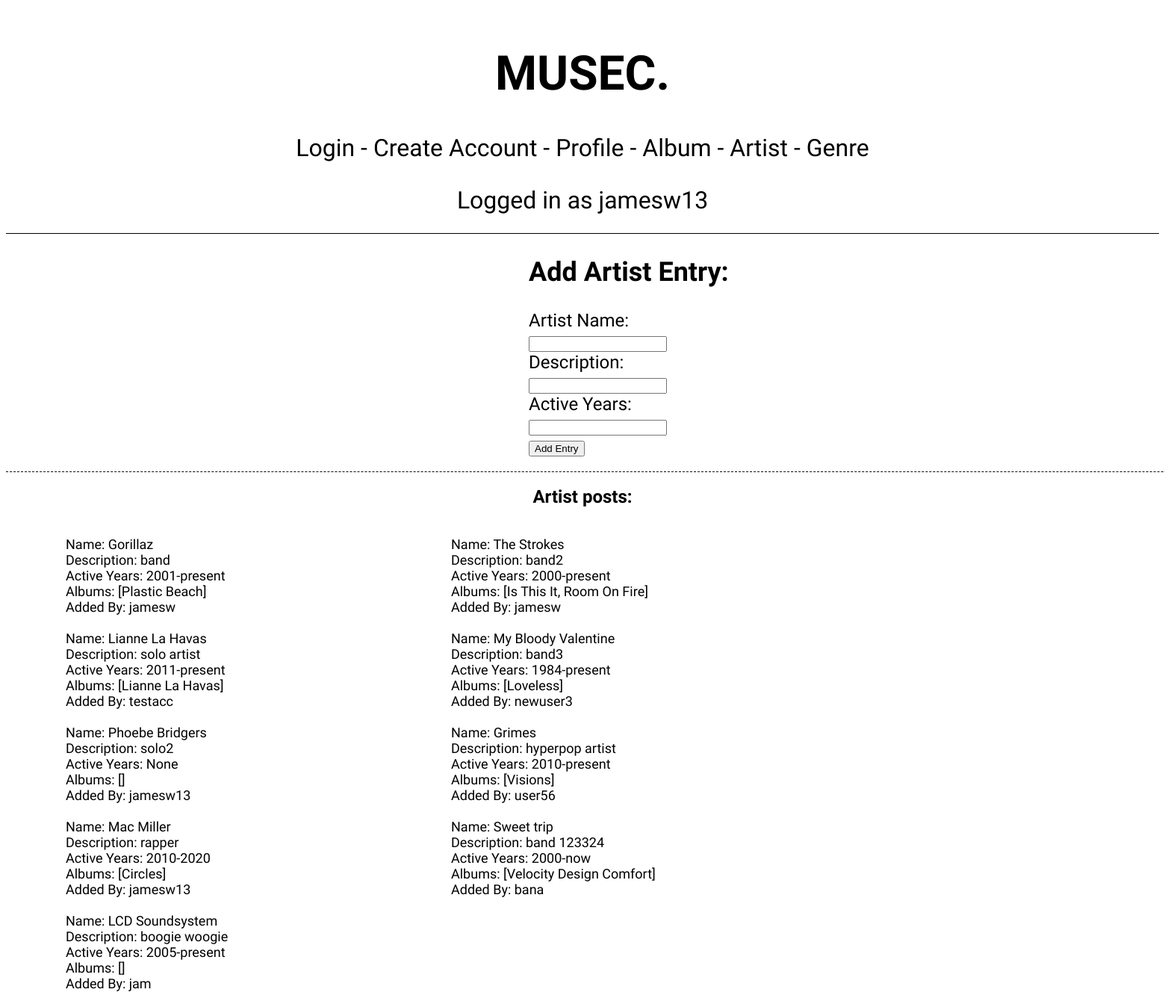
Page /artist (signed in) on the committed database.
### models.py (models this page shows, shortened)
class User(db.Model):
    __tablename__ = 'User'
    id = db.Column(db.Integer, primary_key = True)
    username = db.Column(db.String())
    password = db.Column(db.String())
    def __repr__(self):
        return self.username

class Artist(db.Model):
    __tablename__ = 'Artist'
    id = db.Column(db.Integer, primary_key = True)
    name = db.Column(db.String())
    photo = db.Column(db.String())
    description = db.Column(db.String())
    activeYears = db.Column(db.String())
    addedBy = db.Column(db.Integer, db.ForeignKey('User.id'))
    albums = db.relationship('Album', backref='Artist')
    user_name = db.relationship('User', backref='Artist')

class Album(db.Model):
    __tablename__ = 'Album'
    id = db.Column(db.Integer, primary_key = True)
    name = db.Column(db.String())
    coverArt = db.Column(db.String())
    releaseDate = db.Column(db.Integer())
    addedBy = db.Column(db.Integer, db.ForeignKey('User.id'))
    artist = db.Column(db.Integer, db.ForeignKey('Artist.id'))
    genres = db.relationship('Genre', secondary=AlbumGenres, back_populates='albums')
    artistName = db.relationship('Artist', backref='Album')
    user_name = db.relationship('User', backref='Album')
    def __repr__(self):
        return self.name

### main.py (the view, shortened to what this page needs)
@app.route('/artist', methods = ['POST', 'GET'])
def artist():
    if 'logged_in' not in session:
        return redirect(url_for('create_account'))
    elif 'logged_in' in session:
        user_info = session['logged_in']
        user_id = user_info
        username = models.User.query.filter_by(id=user_id).first_or_404()
    all_artists = models.Artist.query.all()
    return render_template('artist.html', username=username, allArtists=all_artists)

### templates/artist.html
{% include 'header.html'%}
<div id='add_entry'>
    <h2>Add Artist Entry:</h2>
    <form action = '/artist' method='POST'>
        <label for = 'artist_name'>Artist Name:</label><br>
        <input type = 'text' name='artist_name'><br>
        <label for = 'description'>Description:</label><br>
        <input type = 'text' name='description'><br>
        <label for = 'active_years'>Active Years:</label><br>
        <input type = 'text' name='active_years'><br>
        <input type = 'submit' value = 'Add Entry'>
    </form>
</div>
<div id='post_style'>
    <h2>Artist posts:</h2><br>
    {% for artist in allArtists %}
    <div id='posts'>
        Name: {{artist.name}} <br>
        Description: {{artist.description}} <br>
        Active Years: {{artist.activeYears}}<br>
        Albums: {{artist.albums}}<br>
        Added By: {{artist.user_name.username}}<br><br>
    </div>
    {% endfor %}
</div>

### templates/header.html (shortened to what this page needs)
<!DOCTYPE html>
<html>
<head>
    <link rel="stylesheet" href="{{url_for('static', filename='style.css')}}">
</head>
<div id="navbar">
    <h1>MUSEC.</h1>
    <a href = '/login'>Login</a> -
    <a href = '/'>Create Account</a> -
    <a href = '/profile'>Profile</a> -
    <a href = '/album'>Album</a> -
    <a href = '/artist'>Artist</a> -
    <a href = '/genre'>Genre</a><br>
    <p id='logged_in'>{% if username %} Logged in as {{username}} {% endif %}</p>
</div>
</html>

### static/style.css (style rules this page uses)
#navbar { font-size: xx-large; font-family: 'Comfortaa'; text-align: center; padding: 10px; border-bottom: 1px solid black; }
a:link { text-decoration: none; color: black; }
#logged_in { margin-bottom: 15px; }
#add_entry { font-family: 'Nunito Sans'; font-size: x-large; margin: auto; width: 450px; padding-left: 700px; padding-right: 700px; padding-bottom: 20px; border-bottom: 1px dashed black; }
#post_style { font-family: 'Nunito Sans'; text-align: center; margin: auto; width: 100%; }
#posts { float: left; text-align: left; font-size: large; margin-left: 30px; padding-left: 50px; padding-right: 50px; width: 25%; }

### rows in the picture
User: username "jamesw13"
Artist: name "Gorillaz", description "band", activeYears "2001-present", albums "[Plastic Beach]", user_name.username "jamesw"
Artist: name "The Strokes", description "band2", activeYears "2000-present", albums "[Is This It, Room On Fire]", user_name.username "jamesw"
Artist: name "Lianne La Havas", description "solo artist", activeYears "2011-present", albums "[Lianne La Havas]", user_name.username "testacc"
Artist: name "My Bloody Valentine", description "band3", activeYears "1984-present", albums "[Loveless]", user_name.username "newuser3"
Artist: name "Phoebe Bridgers", description "solo2", activeYears "None", albums "[]", user_name.username "jamesw13"
Artist: name "Grimes", description "hyperpop artist", activeYears "2010-present", albums "[Visions]", user_name.username "user56"
Artist: name "Mac Miller", description "rapper", activeYears "2010-2020", albums "[Circles]", user_name.username "jamesw13"
Artist: name "Sweet trip", description "band 123324", activeYears "2000-now", albums "[Velocity Design Comfort]", user_name.username "bana"
Artist: name "LCD Soundsystem", description "boogie woogie", activeYears "2005-present", albums "[]", user_name.username "jam"
